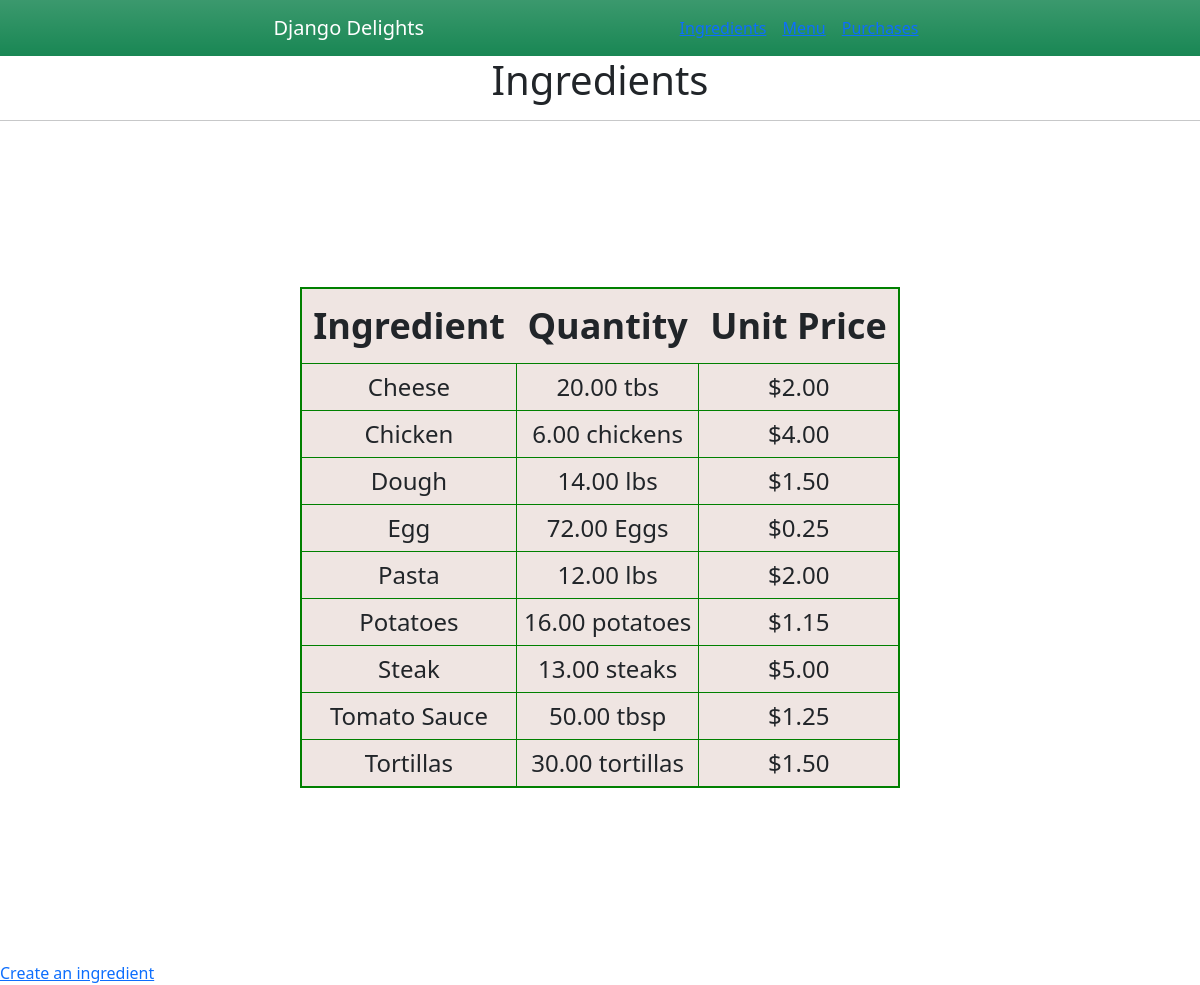
The page /ingredients on the database as committed earlier.
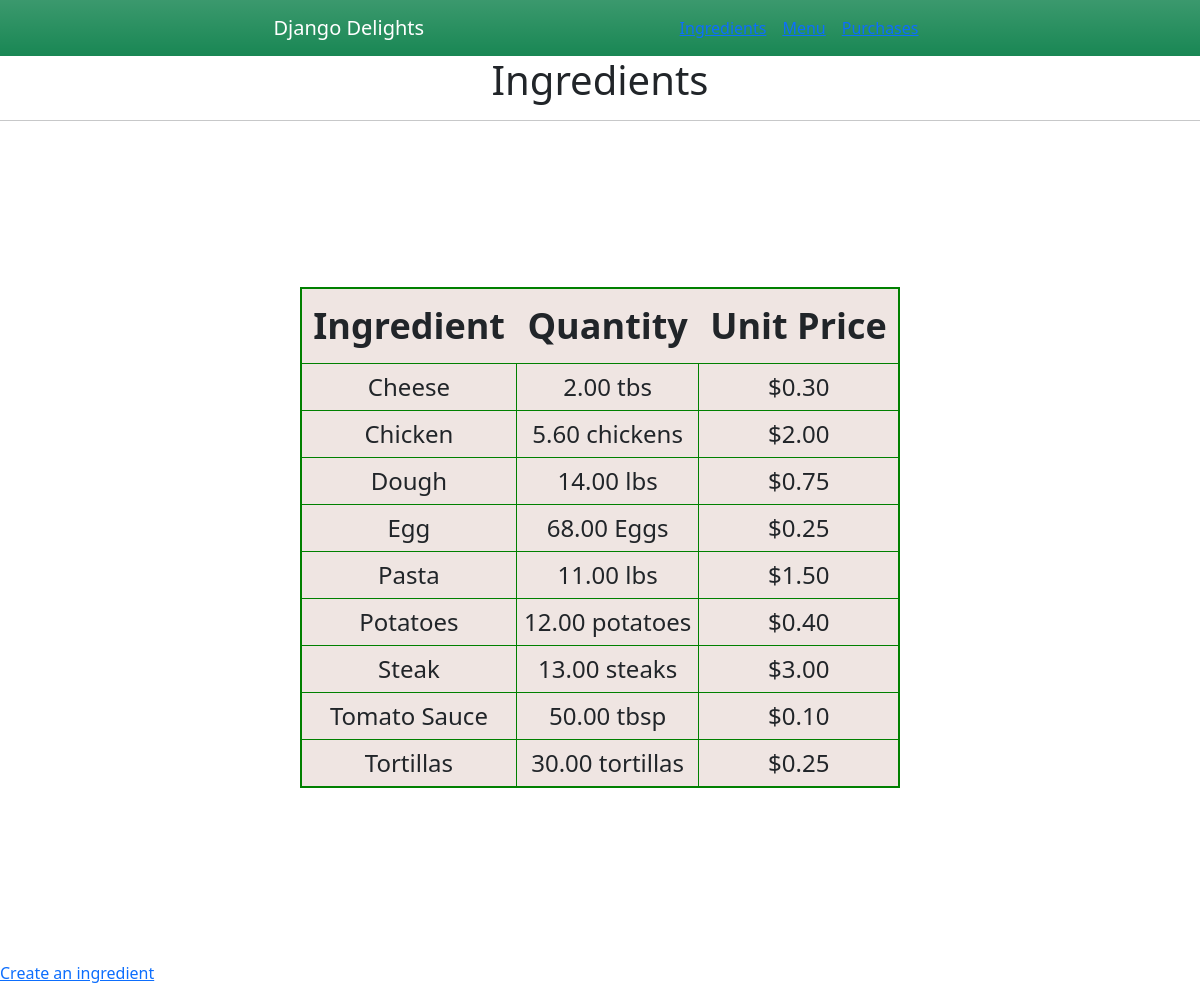
The same page on the database as committed later.
### inventory/models.py (models this page shows, shortened)
class Ingredient(models.Model):
    name = models.CharField(max_length=25, null=False, blank=False)
    quantity = models.DecimalField(max_digits=10, decimal_places=2, null=False, blank=False)
    unit = models.CharField(max_length=10, null=False, blank=False)
    unit_price = models.DecimalField(max_digits=10, decimal_places=2, null=False, blank=False)

### inventory/views.py (the view)
# urls.py: path('ingredients', views.ingredients, name='ingredients'),
def ingredients(request):
    ingred_list = Ingredient.objects.all().order_by('name')
    return render(request, "inventory/ingredient_list.html", {'ingredients': ingred_list})

### inventory/templates/inventory/ingredient_list.html (shortened to what this page needs)
{% extends './base.html' %}
{% block content %}
<h1 style="text-align: center;">Ingredients</h1>
<hr>
<div class="ingredient-div">
<table class="ingredient-table">
    <th class="ingredient-th">Ingredient</th>
    <th class="ingredient-th">Quantity</th>
    <th class="ingredient-th">Unit Price</th>
    {% for i in ingredients %}
        <tr>
          <td class="ingredient-td">{{ i.name }}</td>
          <td class="ingredient-td">{{ i.quantity }} {{ i.unit }}</td>
          <td class="ingredient-td">${{ i.unit_price }}</td>
        </tr>
{% endfor %}
</table>
</div>
<br>
<a href="{% url 'create_ingredient' %}">Create an ingredient</a>
{% endblock %}

### inventory/templates/inventory/base.html (shortened to what this page needs)
<!DOCTYPE html>
<html>
{% block head %}
<head>
{% load static %}
<link rel="stylesheet" type="text/css" href="{% static 'css/style.css' %}">
<link href="https://cdn.jsdelivr.net/npm/bootstrap@5.3.2/dist/css/bootstrap.min.css" rel="stylesheet">
</head>
{% endblock %}
<body>
    <nav class="navbar navbar-expand navbar-dark bg-success bg-gradient">
        <div class="container">
            <a href="{% url 'home' %}" class="navbar-brand">Django Delights</a>
            <ul class="navbar-nav">
                <li class="nav-link">
                    <a href="{% url 'ingredients' %}">Ingredients</a>
                </li>
                <li class="nav-link">
                    <a href="{% url 'menu' %}">Menu</a>
                </li>
                <li class="nav-link">
                    <a href="{% url 'purchases' %}">Purchases</a>
                </li>
            </ul>
        </div>
    </nav>
{% block content %}
{% endblock %}
</body>
</html>

### inventory/static/css/style.css (style rules this page uses)
* { padding: 0; margin: 0 auto; }
.ingredient-div { display: flex; justify-content: center; align-items: center; height: 100vh; }
.ingredient-table { border: 2px solid green; background-color: #EFE5E2; width: 50%; }
.ingredient-th { font-size: 36px; border-bottom: 1px solid green; text-align: center; padding: 10px; }
.ingredient-td { font-size: 24px; border: 1px solid green; text-align: center; padding: 5px; }

Rows that differ between the two databases and show on the page:
changed Ingredient "Cheese": quantity "20.00" → "2.00"; unit_price "2.00" → "0.30"
changed Ingredient "Chicken": quantity "6.00" → "5.60"; unit_price "4.00" → "2.00"
changed Ingredient "Dough": unit_price "1.50" → "0.75"
changed Ingredient "Egg": quantity "72.00" → "68.00"
changed Ingredient "Pasta": quantity "12.00" → "11.00"; unit_price "2.00" → "1.50"
changed Ingredient "Potatoes": quantity "16.00" → "12.00"; unit_price "1.15" → "0.40"
changed Ingredient "Steak": unit_price "5.00" → "3.00"
changed Ingredient "Tomato Sauce": unit_price "1.25" → "0.10"
changed Ingredient "Tortillas": unit_price "1.50" → "0.25"
